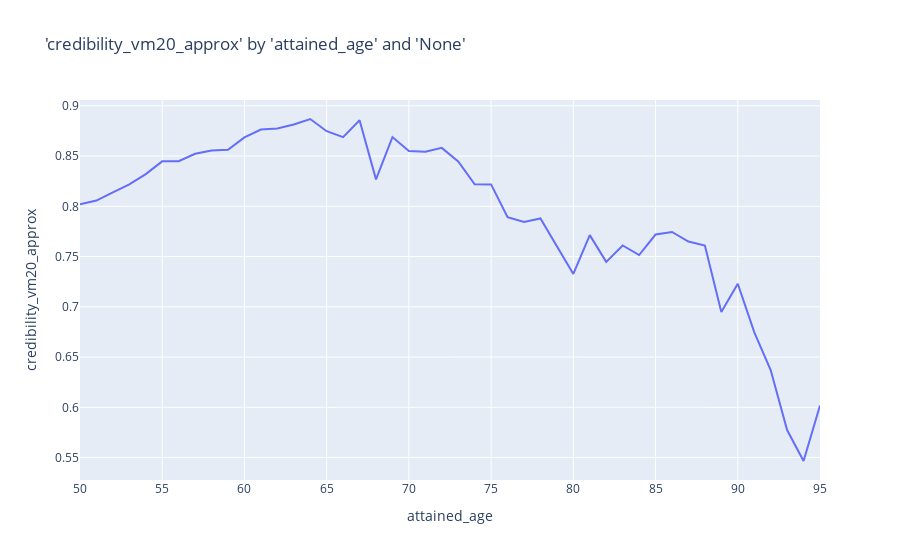

Notebook code for this chart:
### Markdown cell above
## VM20 Buhlmann

### Code cell
charters.chart(
    df=credibility.vm20_buhlmann_approx(
        df=grouped_df,
        a_col="exp_amt_vbt15",
        b_col="cen2momp1wmi_byamt",
        c_col="cen2momp2wmi_byamt",
        groupby_cols=["attained_age"],
    ),
    x_axis="attained_age",
    y_axis="credibility_vm20_approx",
    type="line",
)

### Figure 1 — Plotly figure (JSON) as saved in the notebook; plotly's stock layout.template omitted (floating-point values rounded to 4 significant figures)
{"data": [{"hovertemplate": "attained_age=%{x}<br>credibility_vm20_approx=%{y}<extra></extra>", "legendgroup": "", "line": {"color": "#636efa", "dash": "solid"}, "marker": {"symbol": "circle"}, "mode": "lines", "name": "", "orientation": "v", "showlegend": false, "type": "scatter", "x": [50, 51, 52, 53, 54, 55, 56, 57, 58, 59, 60, 61, 62, 63, 64, 65, 66, 67, 68, 69, 70, 71, 72, 73, 74, 75, 76, 77, 78, 79, 80, 81, 82, 83, 84, 85, 86, 87, 88, 89, 90, 91, 92, 93, 94, 95], "xaxis": "x", "y": [0.802, 0.8057, 0.8139, 0.8218, 0.832, 0.8448, 0.8449, 0.8523, 0.8556, 0.8562, 0.8686, 0.8764, 0.8774, 0.8815, 0.8869, 0.8748, 0.8688, 0.8857, 0.8268, 0.8689, 0.855, 0.8543, 0.8581, 0.8447, 0.8219, 0.8218, 0.7892, 0.7844, 0.788, 0.761, 0.7328, 0.7714, 0.7447, 0.7611, 0.7515, 0.7719, 0.7745, 0.7649, 0.7611, 0.6948, 0.723, 0.6749, 0.6371, 0.5773, 0.5466, 0.6018], "yaxis": "y"}], "layout": {"autosize": true, "legend": {"tracegroupgap": 0}, "title": {"text": "'credibility_vm20_approx' by 'attained_age' and 'None'"}, "xaxis": {"anchor": "y", "autorange": true, "domain": [0, 1], "range": [50, 95], "title": {"text": "attained_age"}, "type": "linear"}, "yaxis": {"anchor": "x", "autorange": true, "domain": [0, 1], "range": [0.5277, 0.9058], "title": {"text": "credibility_vm20_approx"}, "type": "linear"}}}
